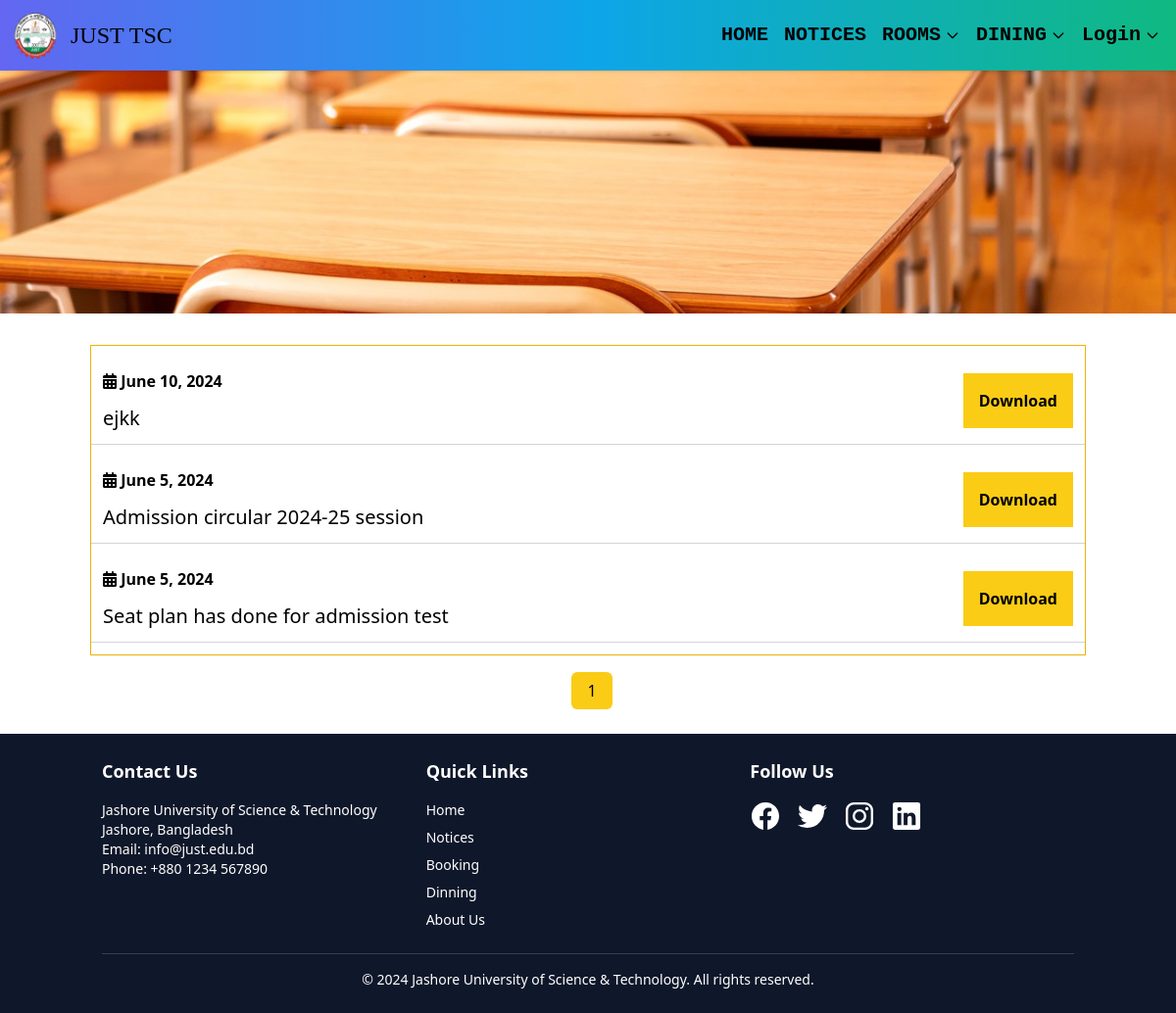
The app's page /notice with its own data.
### TSC/models.py (models this page shows, shortened)
class Notice(models.Model):
    title = models.CharField(max_length=200)
    pdf = models.FileField(upload_to='pdfs')
    uploaded_at = models.DateField(auto_now_add=True)

### TSC/views.py (the view)
# urls.py: path('notice',views.Notices,name='notice'),
def Notices(request):
    notices = Notice.objects.all().order_by('-id')
    paginator=Paginator(notices,10)
    page_no=request.GET.get('page')
    try:
        notices = paginator.page(page_no)
    except PageNotAnInteger:
        notices = paginator.page('1')
    except EmptyPage:
        notices = paginator.page(paginator.num_pages)
    return render(request, "notice.html", {'notices': notices,'page_name':"NOTICES"})

### templates/notice.html (shortened to what this page needs)
{% extends "image.html" %}
{% block first %}
<div class="container mx-auto mt-5">
    <form class="col-span-13 card p-1"  method="POST" enctype="multipart/form-data">
    <div class="border-yellow-500 mt-2 border 2">
        {% for notice in notices %}
        <div class="items-center mb-3 p-3 mt-3 border-b border-gray-300">
            <div class="flex justify-between items-center">
                <div>
                    <p class="mb-3 font-bold"><i class="fa-solid fa-calendar-days"></i> {{ notice.uploaded_at }}</p>
                    <p class="mb-0 text-xl">{{ notice.title }}</p>
                </div>
                <a href="{{ notice.pdf.url }}" class="font-bold btn btn-warning bg-yellow-400 border-primary border-6 border-solid p-4" target="_blank">Download</a>
            </div>
        </div>
        {% endfor %}
    </div>
    </form>
</div>
<nav aria-label="Pagination" class="text-center mt-5 mb-8">
    <ul class="pagination inline-flex mx-auto">
        {% for n in notices.paginator.page_range %}
        <li class="page-item">
            <a class="page-link bg-yellow-400 p-2 ml-2 px-4 py-2 rounded-md" href="/notice?page={{ n }}">{{ n }}</a>
        </li>
        {% endfor %}
    </ul>
</nav>
{% endblock %}

### templates/navbar.html (style rules this page uses)
html, body { height: 100%; margin: 0; }

### records on screen
Notice: uploaded_at "June 10, 2024", title "ejkk"
Notice: uploaded_at "June 5, 2024", title "Admission circular 2024-25 session"
Notice: uploaded_at "June 5, 2024", title "Seat plan has done for admission test"

### other values on screen
{{ n }} "1"
